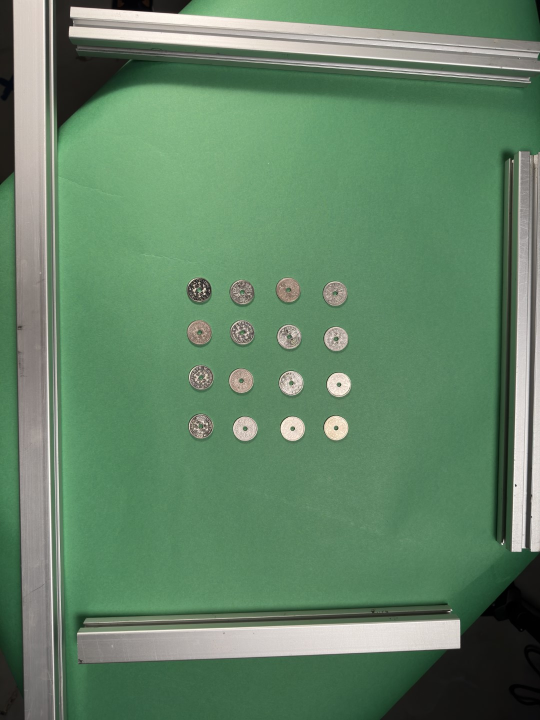
#> input picture Resources/JPEGbilleder/Coins/GreenBackground/IMG_0383.JPEG, 1080 x 1440 px, found by its file name (shown at 1/2 size); its folder holds only this picture in this run
$ python MakeTestTemplate.py
#> lines starting #> are read from the running program, lines starting #| are printed output that depends on the picture
### CroppingTemplate.py
import cv2 as cv

cropping = False
showCropping = True
x_start, y_start, x_end, y_end = 0, 0, 0, 0
tempimage = cv.imread("Resources/1M-2L-1P-1CL-1C (1).png")

# mouse_crop() is the event called in template_cropping() as a setMouseCallBack
# and handles the actual user inputs
# [20 lines left out: function mouse_crop, not called in this run]

# template_cropping() takes an input image and returns a list of coordinates indicating the template area
# Takes originally inspiration from: https://www.life2coding.com/crop-image-using-mouse-click-movement-python/
def template_cropping(image):

    # Opens window with name image with the input picture
    cv.namedWindow("image")
    tempimage = image

    # Runs the mouse_crop as a MouseCallback event to take the users mouse input
    cv.setMouseCallback("image", mouse_crop)

    # Within the while statement is where the red rectangle is being drawn while the user is currently cropping
    while showCropping:
        i = image.copy()
        if not cropping:
            cv.imshow("image", image)
        elif cropping:
            cv.rectangle(i, (x_start, y_start), (x_end, y_end), (0, 0, 255), 2)
            cv.imshow("image", i)
        cv.waitKey(1)

    # Close all open windows
    cv.destroyAllWindows()

    # Saves all the final coordinates in a list called result then returning it
    result = [x_start, y_start, x_end, y_end]
    return result

# Crop() takes the image and coordinates and crops the image accordingly
# [14 lines left out: functions crop, combinedCrop, not called in this run]

### MakeTestTemplate.py
import cv2 as cv
import numpy as np
import os

from CroppingTemplate import template_cropping, crop, combinedCrop

directory = 'Resources\JPEGbilleder\Coins\GreenBackground'

for filename in os.listdir(directory):
    if filename.endswith(".jpg") or filename.endswith(".JPEG"):

        cropping_image = cv.imread(f"{directory}/{filename}")
#> cropping_image is the input picture: shape (1440, 1080, 3); mean B, G, R 102.9, 132.1, 98.8

        scale_percent = 50  # percent of original size
        width = int(cropping_image.shape[1] * scale_percent / 100)
#> width = 540
        height = int(cropping_image.shape[0] * scale_percent / 100)
#> height = 720
        dim = (width, height)
#> dim = (540, 720)
        cropping_image = cv.resize(cropping_image, dim, interpolation=cv.INTER_AREA)
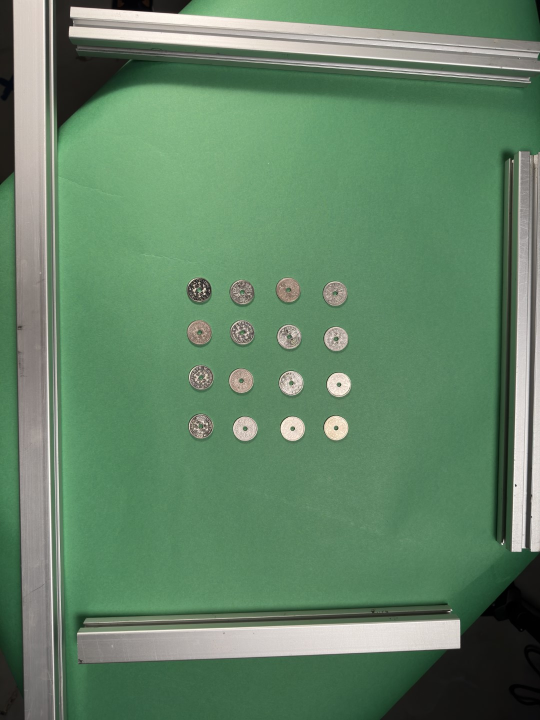
#> cropping_image: shape (720, 540, 3); mean B, G, R 103, 132.2, 98.9

        tempCoords = template_cropping(cropping_image)
        template = crop(cropping_image, tempCoords[0], tempCoords[1], tempCoords[2], tempCoords[3])
        tempCoords.clear()

        cv.imwrite(f'{directory}/template_{filename}', template)
        cv.imshow("image", template)
        cv.waitKey(0)

$ run again, on Resources/JPEGbilleder/Coins/GreenBackground/IMG_0441.JPEG
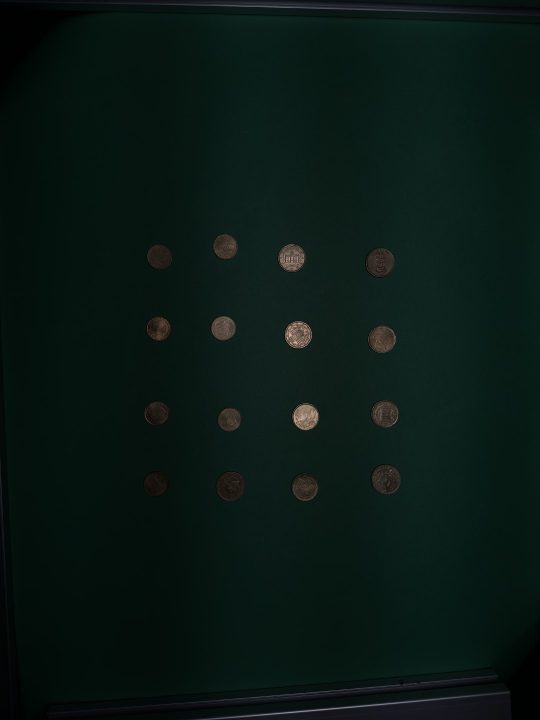
#> input picture Resources/JPEGbilleder/Coins/GreenBackground/IMG_0441.JPEG, 1080 x 1440 px, found by its file name (shown at 1/2 size)
#> cropping_image is the input picture: shape (1440, 1080, 3); mean B, G, R 20.3, 24.6, 9.5
#> `cropping_image = cv.resize(cropping_image, dim, interpolation=cv.INTER..`:
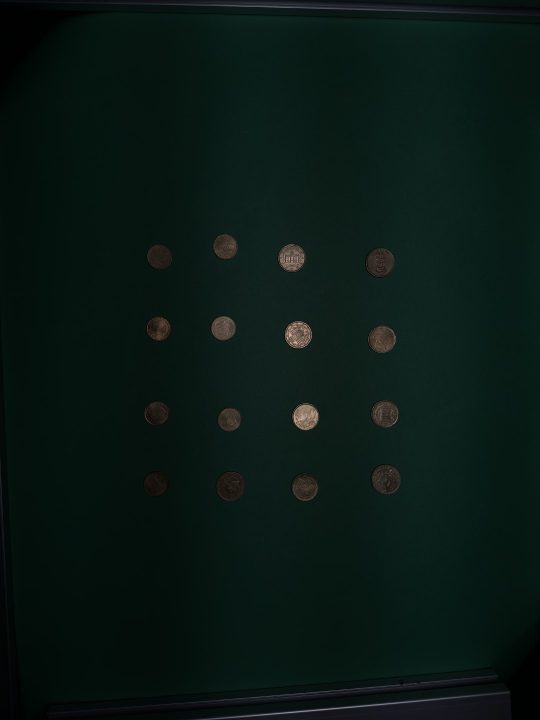
#> cropping_image: shape (720, 540, 3); mean B, G, R 20.4, 24.7, 9.6

$ run again, on Resources/JPEGbilleder/Coins/GreenBackground/IMG_0442.JPEG
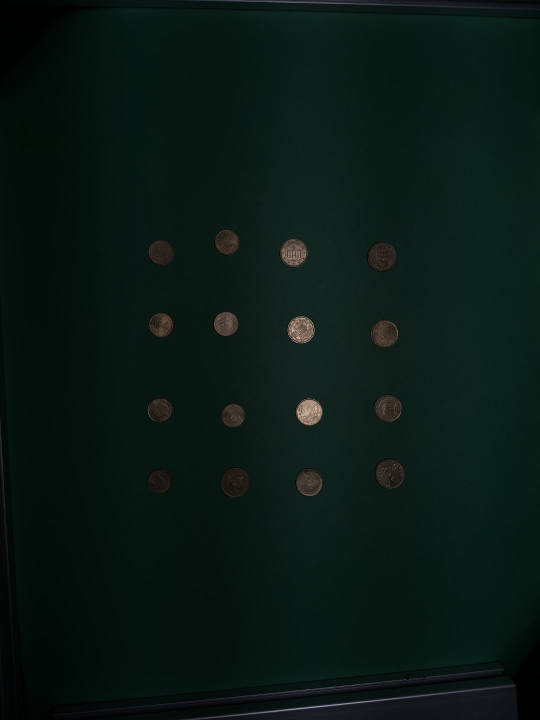
#> input picture Resources/JPEGbilleder/Coins/GreenBackground/IMG_0442.JPEG, 1080 x 1440 px, found by its file name (shown at 1/2 size)
#> cropping_image is the input picture: shape (1440, 1080, 3); mean B, G, R 20.5, 25, 9.7
#> `cropping_image = cv.resize(cropping_image, dim, interpolation=cv.INTER..`:
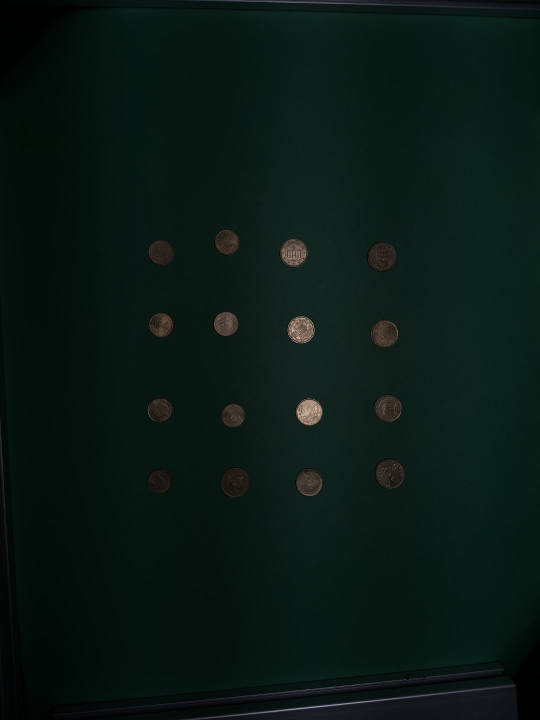
#> cropping_image: shape (720, 540, 3); mean B, G, R 20.6, 25, 9.7

$ run again, on Resources/JPEGbilleder/Coins/GreenBackground/IMG_0443.JPEG
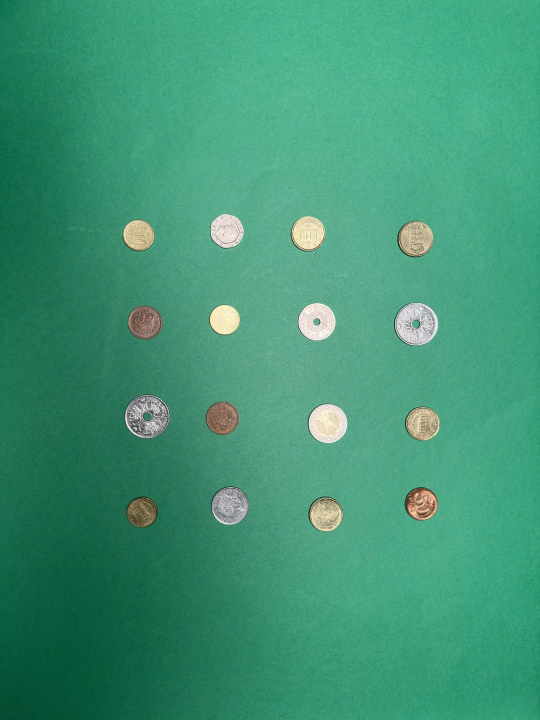
#> input picture Resources/JPEGbilleder/Coins/GreenBackground/IMG_0443.JPEG, 1080 x 1440 px, found by its file name (shown at 1/2 size)
#> cropping_image is the input picture: shape (1440, 1080, 3); mean B, G, R 116.5, 149.4, 63.6
#> `cropping_image = cv.resize(cropping_image, dim, interpolation=cv.INTER..`:
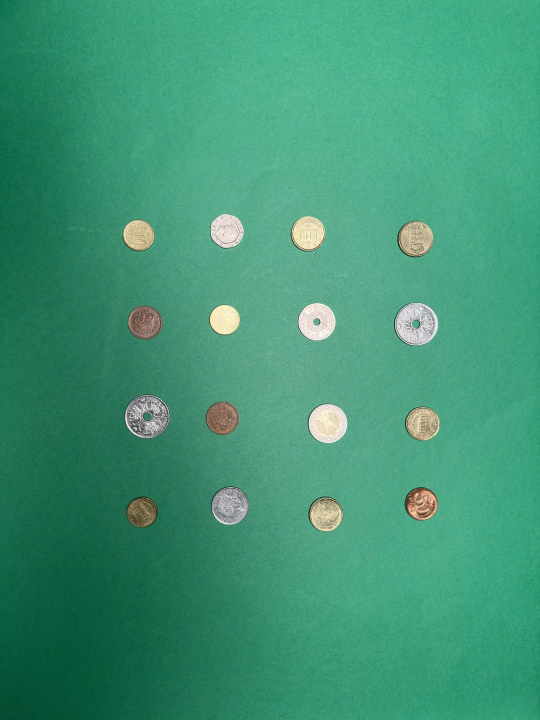
#> cropping_image: shape (720, 540, 3); mean B, G, R 116.7, 149.5, 63.7

$ run again, on Resources/JPEGbilleder/Coins/GreenBackground/IMG_0384.JPEG
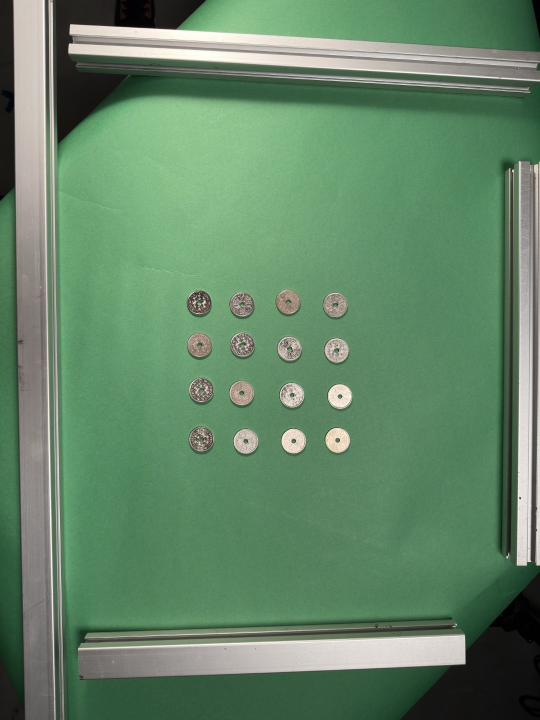
#> input picture Resources/JPEGbilleder/Coins/GreenBackground/IMG_0384.JPEG, 1080 x 1440 px, found by its file name (shown at 1/2 size)
#> cropping_image is the input picture: shape (1440, 1080, 3); mean B, G, R 103.7, 133.8, 99.7
#> `cropping_image = cv.resize(cropping_image, dim, interpolation=cv.INTER..`:
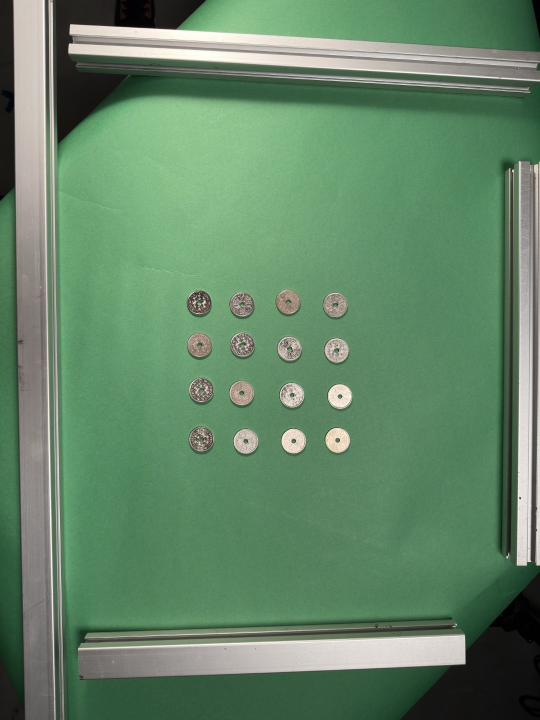
#> cropping_image: shape (720, 540, 3); mean B, G, R 103.8, 134, 99.8
